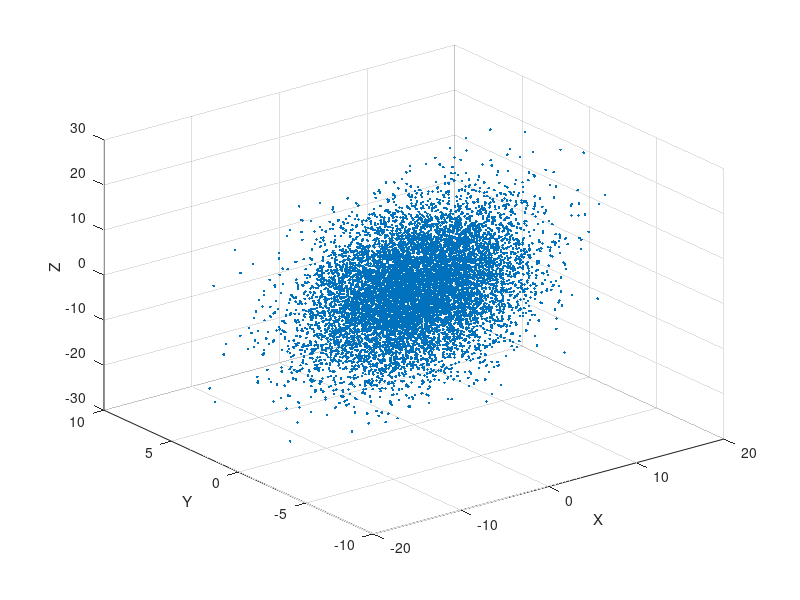
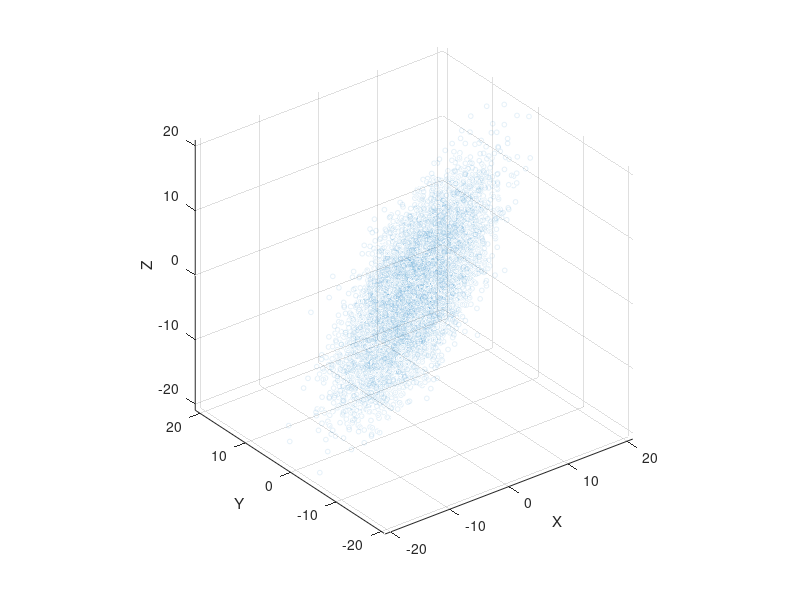
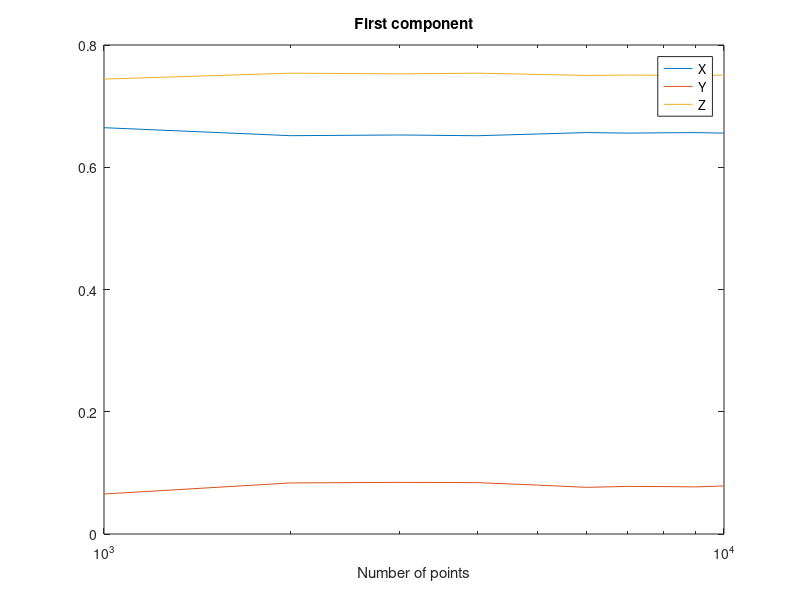
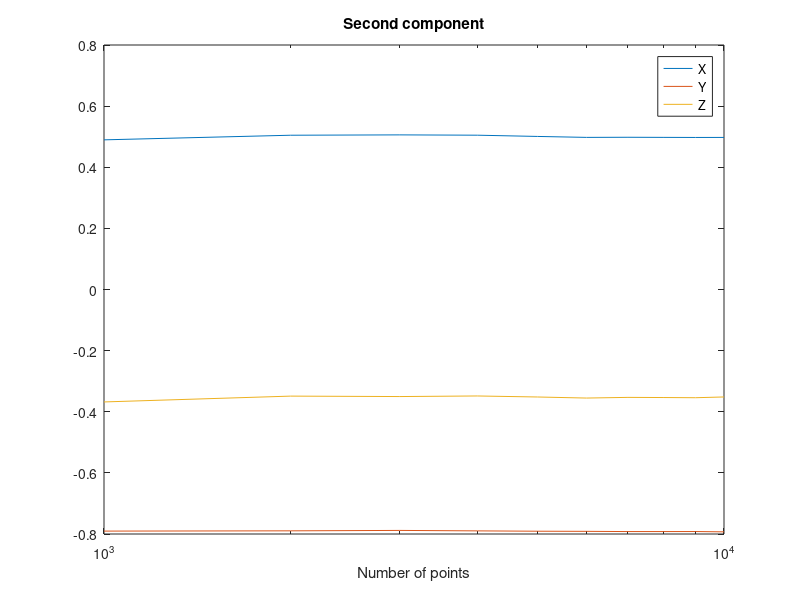

These figures' MATLAB source, in order: (Note: this script raises an error after producing the figures.)
%% Problem 1
k = 4;
N = 1e4;

rng(10);
X = normrnd(0, k + 1, N, 1);
Y = normrnd(0, sqrt(k + 1), N, 1);
epsilon = normrnd(0, 1, N, 1);
Z = X + Y + epsilon;

P = [X, Y, Z];

figure
scatter3(X, Y, Z, '.');
xlabel('X'); ylabel('Y'); zlabel('Z');

q = 1 : 10;
% q = unique(floor(logspace(0, 1, 10)));
n = 1000*q;

V_set_1 = zeros(3, length(n));
V_set_2 = zeros(3, length(n));

figure(2);
for i = 1 : length(n)
    Pi = P(1:n(i), :);
    A = Pi.' * Pi;
    [V, lam] = eig(A);
    [lam, ind] = sort(diag(lam), 'descend');
    V = V(:, ind);
    V_set_1(:, i) = V(:, 1);
    V_set_2(:, i) = V(:, 2);
    
    scatter3(P(1:n(i), 1), P(1:n(i), 2), P(1:n(i), 3), 12, 'o', 'MarkerEdgeAlpha', .1);
    axis equal;
    xlabel('X'); ylabel('Y'); zlabel('Z');
    for j = 1 : 2
        line([0 log10(lam(j))*V(1, j)], [0 log10(lam(j))*V(2, j)], [0 log10(lam(j))*V(3, j)], ...
            'color', 'red', 'LineWidth', 3);
    end
    drawnow
end

figure(3)
semilogx(n, V_set_1);
legend('X', 'Y', 'Z');
xlabel('Number of points');
title('First component');

figure(4)
semilogx(n, V_set_2);
legend('X', 'Y', 'Z');
xlabel('Number of points');
title('Second component');

%% Problem 2
k = 6;
z = [0, 10*k;
    5*k, 5*k;
    0, 5*k;
    -8*k, 2*k;
    -k, -log(k);
    k, -k^2];
T = [10+k, 8+k, 1+2*k, 20, k, 10*k];

figure
scatter(z(:, 1), z(:, 2), 10*T, 'o', 'filled');
hold on;
scatter(0, 0, 'square', 'red')
hold off;
xlabel('X'); ylabel('Y');

K_fun = @(z1, z2) exp(-norm(z1 - z2)^2/(10*k^2));

Q = zeros(size(z, 1));
B = zeros(size(z, 1), 1);
for i = 1 : size(z, 1)
    for j = 1 : size(z, 1)
        Q(i, j) = K_fun(z(i, :), z(j, :));
    end
    B(i) = K_fun(z(i, :), [0 0]);
end

A = linsolve(Q, B);

T_0 = T * A;
disp(['Interpolated termperature: ' num2str(T_0), '°C']);

%% Problem 3
coeffs = compact_wave_coeffs()

k = 4;
%% Main parameters
C = k;
L = 2*pi;
T = 1;

Nx = [12, 25, 50, 100, 200].';
nu = .1; % nu = C * tau / h

u_0 = @(x) sin(x);
u_tau = @(x, tau) sin(x + k*tau);
u_ref = @(x, t) sin(x + k*t);

C_norm = zeros(length(Nx), 1);
figure
for i = 1 : length(Nx)
    x = linspace(0, L, Nx(i) + 1);
    [U, T_fin, tau] = wave_integration(T, C, L, Nx(i), nu, u_0, u_tau);
    t = 0 : tau : T_fin;
    [x_mesh, t_mesh] = meshgrid(x, t);
    C_norm_t = max(abs(U - u_ref(x_mesh, t_mesh)), [], 2);
    C_norm(i) = C_norm_t(end);
    semilogy(t, C_norm_t); hold on;
end
hold off;
xlabel('t');
legend(num2str(Nx));

figure
loglog(Nx, C_norm);
xlabel('N_x');
order = (log10(C_norm(end)) - log10(C_norm(1))) / ...
    (log10(Nx(end)) - log10(Nx(1)));
disp(['Order of the compact scheme: ' num2str(-order)]);

